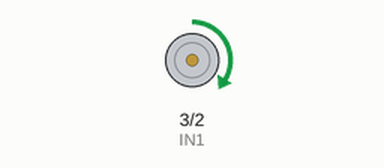
This sketch was run on a simulated Arduino Uno, built with avr-gcc and run on an emulated ATmega328P. Shown: motor-driver pin pairs drawn as motors (green arrow = first pin HIGH = forward, orange = second pin HIGH = backward, longer = more drive, scaled by the enable pin).

Above: at 2.0 s.
At 4.5 s:
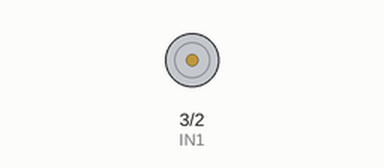
At 6.0 s:
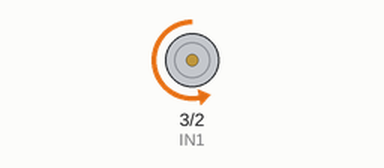
Timing chart, 0 to 10.4 s (numbered marks = the images above):
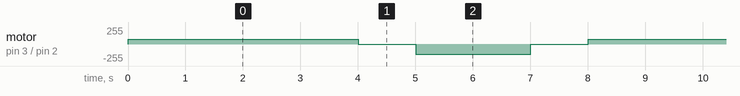

Measured:
- by itself, motor on pin 3 (IN1) / pin 2 (IN2): repeats every 8.0 s: stopped 1.0 s, backward 150/255 2.0 s, stopped 1.0 s, forward 75/255 4.0 s

The sketch:

Motorhizkontrol.ino
```cpp
int IN1 = 3;
int IN2 = 2;
int ENA = 9;

void setup() {
  pinMode(IN1, OUTPUT);
  pinMode(IN2, OUTPUT);
}

void loop() {
  analogWrite(ENA, 75);
  digitalWrite(IN1, HIGH);
  digitalWrite(IN2, LOW);
  delay(4000);
  digitalWrite(IN1, LOW);
  digitalWrite(IN2, LOW);
  delay(1000);

  analogWrite(ENA, 150);
  digitalWrite(IN1, LOW);
  digitalWrite(IN2, HIGH);
  delay(2000);
  digitalWrite(IN1, LOW);
  digitalWrite(IN2, LOW);
  delay(1000);
}
```
